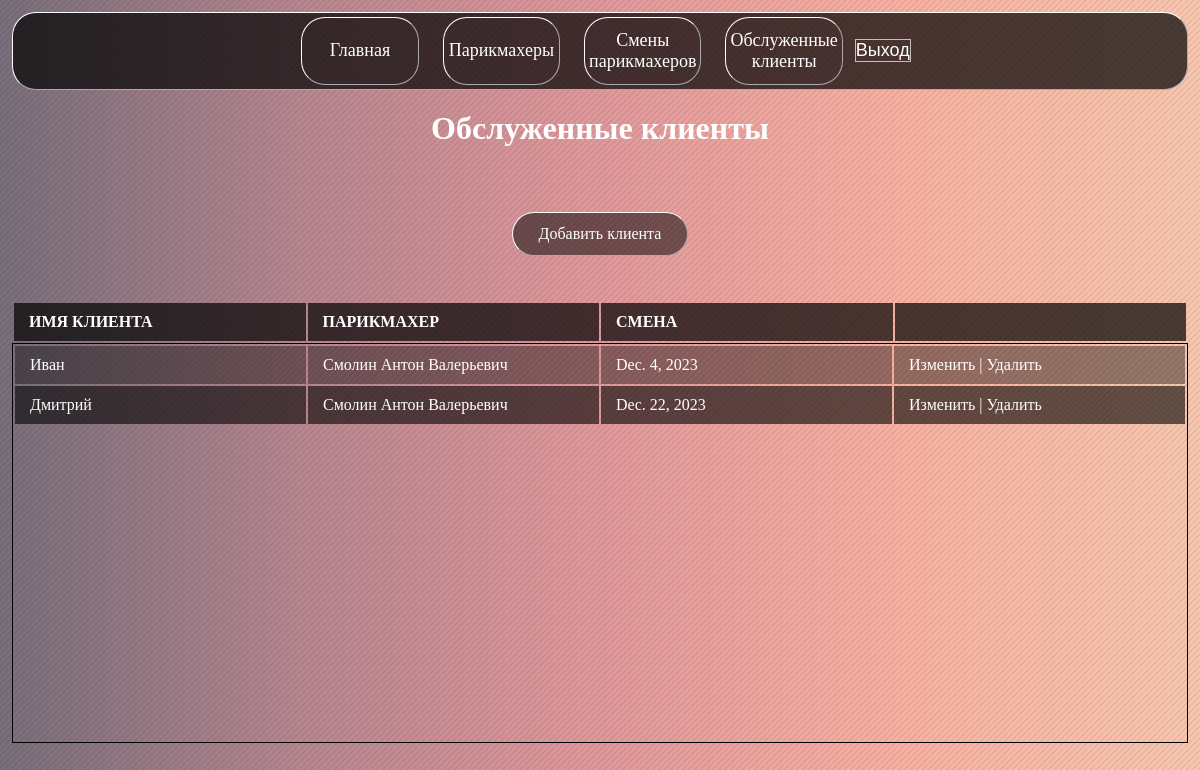
Screenshot of /clients/ (signed in) with the database file from the repository.
### app/models.py (models this page shows, shortened)
class Client(models.Model):
    name = models.CharField(max_length=200)
    shift = models.ForeignKey(Shift, on_delete=models.CASCADE)

class Shift(models.Model):
    barber = models.ForeignKey(Barber, on_delete=models.CASCADE, related_name='shifts')
    date = models.DateField()

class Barber(models.Model):
    fio = models.CharField(max_length=200)
    rank = models.IntegerField(validators=[MinValueValidator(3), MaxValueValidator(6)])
    position=models.CharField(max_length=100)

### app/views.py (the view)
# urls.py: path("", views.clients,name='clients'),
@login_required
def clients(request):
    clients=Client.objects.order_by('id')
    return render(request,'clients.html',{'clients':clients})

### app/templates/clients.html (shortened to what this page needs)
{% extends "page.html" %}
{% block header %}Обслуженные клиенты{% endblock header %}
{% block main %}
    {% if user.is_authenticated and user.is_superuser %}
        <a class ="addBut" href="{% url 'client_create' %}">Добавить клиента</a>
    {% endif %}
    <div class="scroll-table">
        <table>
            <thead>
                <tr>
                    <th>Имя клиента</th>
                    <th>Парикмахер</th>
                    <th>Смена</th>
                    {% if user.is_authenticated and user.is_superuser %}
                        <th></th>
                    {% endif %}
                </tr>
            </thead>
        </table>
        <div class="scroll-table-body">
            <table>
                <tbody>
                    {% for client in clients %}
                        <tr>
                            <td>{{client.name}}</td>
                            <td>{{client.shift.barber.fio}}</td>
                            <td>{{client.shift.date}}</td>
                            {% if user.is_authenticated and user.is_superuser %}
                                <td>
                                    <a href="{% url 'client_update' client.id %}">Изменить</a>
                                    <span> | </span>
                                    <a href="{% url 'client_delete' client.id %}">Удалить</a>
                                </td>
                            {% endif %}
                        </tr>
                    {% endfor %}
                </tbody>
            </table>
        </div>
    </div>
{% endblock main %}

### app/static/styles.css (style rules this page uses)
* { margin:0; padding:0; text-decoration:none; box-sizing:border-box; color:rgb(255, 255, 255); text-align: center; }
html { display:block; height:100%; width:100%; }
body { display:flex; flex-direction: column; justify-content:flex-start; height:100%; width:100%; background-color: #6d6875; background-image: linear-gradient(135deg, rgba(109,104,117, 0.2) 0%, rgba(255,180,162, 0.1) 25%, rgba(109,104,117, 0.2) 50%, rgba(255,180,162, 0.1) 75%, rgba(109,104,117, 0.2) 100%), linear-gradient(90deg, #6d6875, #b5838d, #e5989b, #ffb4a2, #ffcdb2); background-size: 6px 6px, 100%; padding: 1vw; }
.addBut { display: flex; justify-content:center; align-items: center; height:7%; width:15%; background: rgba(0,0,0,0.5); border-radius: 2vw; border:0.1vw outset #fff; padding: 5px; transition: 0.3s; }
.scroll-table-body { height: 400px; overflow-x: auto; border: 1px solid #000; }
.scroll-table table { width:100%; table-layout: fixed; }
.scroll-table thead th { font-weight: bold; text-align: left; border: none; padding: 10px 15px; background: rgba(0,0,0,0.7); text-transform: uppercase; }
.scroll-table tbody td { text-align: left; padding: 10px 15px; }
.scroll-table tbody tr:nth-child(even) { background: rgba(0,0,0,0.6); }
.scroll-table tbody tr:nth-child(odd) { background: rgba(0,0,0,0.4); }

### rows the page displays
Client: name "Иван", shift.barber.fio "Смолин Антон Валерьевич", shift "Dec. 4, 2023"
Client: name "Дмитрий", shift.barber.fio "Смолин Антон Валерьевич", shift "Dec. 22, 2023"
